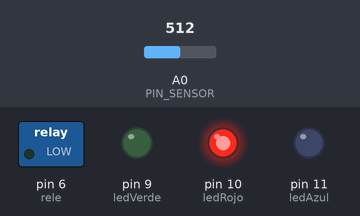
A sketch run on a simulated Arduino Uno, built with avr-gcc and run on an emulated ATmega328P. On the bench: switched loads named in the sketch (green lamp = pin HIGH), output pins drawn as LEDs (lit = HIGH). The inputs (shaded band) are chosen by the test bench; at power-on: A0 (PIN_SENSOR) = 512. What the sketch prints to the serial monitor is not drawn.

Above: at 1.2 s.
1.3 s: A0 (PIN_SENSOR) set to 55
4.3 s: A0 (PIN_SENSOR) set to 49
At 5.5 s:
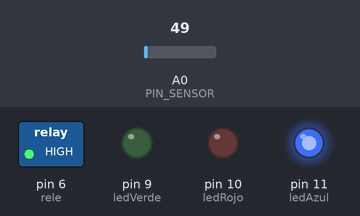
5.8 s: A0 (PIN_SENSOR) set to 15
At 6.9 s:
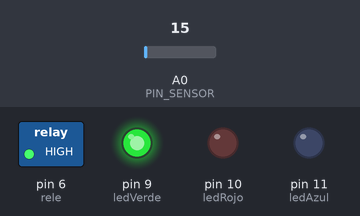
Timing chart, 0 to 8.8 s (numbered marks = the images above; inputs shaded):
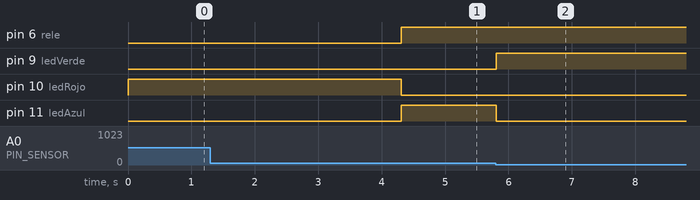

The sketch:

Codigo_tempVenti2.ino
```cpp
int rele = 6;
int ledAzul = 11;
int ledVerde = 9;
int ledRojo = 10;

#define PIN_SENSOR A0
int ValorTemp, ValorMv, ValorPWM;
void setup() {
  Serial.begin(9600);
  pinMode(ledAzul, OUTPUT);
  pinMode(ledRojo, OUTPUT);
  pinMode(ledVerde, OUTPUT);
  pinMode(rele, OUTPUT);
}

void loop() {
  ValorTemp = analogRead(PIN_SENSOR);

  ValorMv = map(ValorTemp, 0, 1023, 0, 5000);
  ValorPWM = ValorMv / 10;
  Serial.println(ValorPWM);
  if (ValorPWM <= 21) {
    digitalWrite(ledVerde, HIGH);
    digitalWrite(ledRojo, LOW);
    digitalWrite(ledAzul, LOW);
    digitalWrite(rele, HIGH);

  }
  else if (ValorPWM > 22 && ValorPWM < 24) {
    digitalWrite(ledAzul, HIGH);
    digitalWrite(ledVerde, LOW);
    digitalWrite(ledRojo, LOW);
    digitalWrite(rele, HIGH);

  }
  else if (ValorPWM >= 25) {
    digitalWrite(ledRojo, HIGH);
    digitalWrite(ledAzul, LOW);
    digitalWrite(ledVerde, LOW);
    digitalWrite(rele, LOW);
    Serial.println("Encender Ventilador");

  }

}
```

Measured:
- the behaviour switches between 50 and 49 on A0 (PIN_SENSOR) (found by bisection; images 0 and 1)
- after the input at 4.3 s, pin 6 (rele), pin 11 (ledAzul): LOW → HIGH at once; pin 10 (ledRojo): HIGH → LOW at once
- after the input at 5.8 s, pin 9 (ledVerde): LOW → HIGH at once; pin 11 (ledAzul): HIGH → LOW at once
